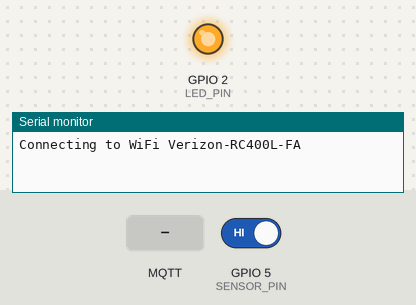
The sketch below on a simulated ESP32. On the bench: output pins drawn as LEDs (lit = HIGH), the last lines printed to the serial monitor. Inputs (shaded band) come from the test bench; at power-on: GPIO 5 (SENSOR_PIN) HIGH. WiFi joins after 1.5 s; servers stay silent unless stated; random numbers use the default seed unless the sketch sets one; no MQTT or app messages arrive unless stated.

Above: at 0.1 s.
At 3.0 s:
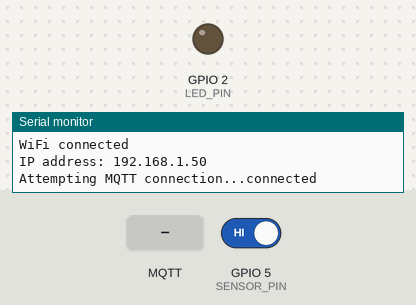
3.1 s: GPIO 5 (SENSOR_PIN) driven LOW
4.6 s: MQTT message "pir" arrives on the first subscribed topic
6.1 s: MQTT message "esp32/sensor_check" arrives on the first subscribed topic
7.6 s: MQTT message "esp32/sleep" arrives on the first subscribed topic
9.1 s: GPIO 5 (SENSOR_PIN) driven HIGH
Timing chart, 0 to 11.6 s (numbered marks = the images above; inputs shaded):
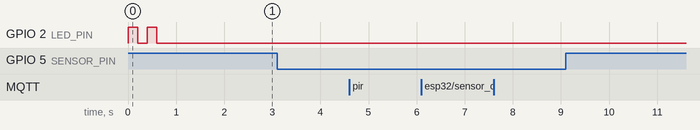

The sketch:

sensor.ino
```cpp
#include <WiFi.h>
#include <PubSubClient.h>
#include <ArduinoJson.h>

// Constants
const char* SSID = "Verizon-RC400L-FA";
const char* WIFI_PASSWORD = "12ff7959";
const char* MQTT_SERVER = "192.168.1.117";
const String SENSOR_NAME = F("house_1");
const String SENSOR_TYPE = F("door");
const String SENSOR_LOC = F("front_door");
const int SENSOR_ID = 1;
const uint16_t MQTT_PORT = 1883;
const int SENSOR_PIN = 5;
const int LED_PIN = 2;

// Global variables
int previousSensorState = HIGH;
WiFiClient espClient;
PubSubClient mqttClient(espClient);
String macAddress;

// Function prototypes
void connectWiFi();
void connectMQTTServer();
void mqttCallback(char* topic, byte* payload, unsigned int length);
void blinkLED(uint8_t times, uint16_t duration);
void publishSensorData(int sensorState);

void setup() {
  Serial.begin(115200);
  pinMode(SENSOR_PIN, INPUT_PULLUP);
  pinMode(LED_PIN, OUTPUT);

  if (SENSOR_TYPE.equals("pir")){
    pinMode(23, OUTPUT);
    digitalWrite(23, LOW);
  }
  WiFi.mode(WIFI_STA);
  WiFi.setHostname("ESP32_Sensor");

  connectWiFi();

  mqttClient.setServer(MQTT_SERVER, MQTT_PORT);
  mqttClient.setCallback(mqttCallback);

  macAddress = WiFi.macAddress();
}

void loop() {
  if (!mqttClient.connected()) {
    connectMQTTServer();
  }

  mqttClient.loop();

  int sensorState = digitalRead(SENSOR_PIN);

  if (sensorState != previousSensorState) {
    publishSensorData(sensorState);
    previousSensorState = sensorState;
  }
}

void connectWiFi() {
  WiFi.disconnect();
  WiFi.begin(SSID, WIFI_PASSWORD);
  Serial.print(F("Connecting to WiFi "));
  Serial.println(SSID);

  uint8_t retries = 0;
  while (WiFi.status() != WL_CONNECTED && retries < 10) {
    blinkLED(2, 200);
    delay(1000);
    Serial.print(F("."));
    retries++;
  }

  if (WiFi.status() == WL_CONNECTED) {
    Serial.println(F("\nWiFi connected"));
    Serial.print(F("IP address: "));
    Serial.println(WiFi.localIP());
  } else {
    Serial.println(F("\nFailed to connect to WiFi"));
    ESP.restart();
  }
}

void connectMQTTServer() {
  while (!mqttClient.connected()) {
    if (WiFi.status() != WL_CONNECTED) {
      connectWiFi();
    }

    Serial.print(F("Attempting MQTT connection..."));
    String clientId = "ESP32_" + String(random(0xffff), HEX);

    if (mqttClient.connect(clientId.c_str())) {
      Serial.println(F("connected"));
      mqttClient.subscribe("esp32/sensor_check");
      mqttClient.subscribe("esp32/sleep");
    } else {
      Serial.print(F("failed, rc="));
      Serial.print(mqttClient.state());
      Serial.println(F(" trying again in 5 seconds"));
      blinkLED(3, 200);
      delay(5000);
    }
  }
}

void mqttCallback(char* topic, byte* payload, unsigned int length) {
  Serial.print(F("Message arrived ["));
  Serial.print(topic);
  Serial.print(F("] "));

  char messageTemp[length + 1];
  memcpy(messageTemp, payload, length);
  messageTemp[length] = '\0';
  Serial.println(messageTemp);

  if (String(topic) == "esp32/sensor_check") {
    String pongTopic = "esp32/sensor_check/" + macAddress;
    mqttClient.publish(pongTopic.c_str(), "pong");
  }

  if (String(topic) == "esp32/sleep") {
    String pongTopic = "esp32/sleep/" + macAddress;
    mqttClient.publish(pongTopic.c_str(), "slept");
    Serial.print(F("Sleep for: "));
    Serial.println(messageTemp);

    long sleepDuration = atol(messageTemp);
    ESP.deepSleep(sleepDuration * 1e6);
  }
}

void blinkLED(uint8_t times, uint16_t duration) {
  for (uint8_t i = 0; i < times; i++) {
    digitalWrite(LED_PIN, HIGH);
    delay(duration);
    digitalWrite(LED_PIN, LOW);
    delay(200);
  }
}

void publishSensorData(int sensorState) {
  StaticJsonDocument<256> doc;
  doc["mac_address"] = macAddress;
  doc["sensor_name"] = SENSOR_NAME;
  doc["sensor_type"] = SENSOR_TYPE;
  doc["sensor_loc"] = SENSOR_LOC;
  doc["sensor_id"] = SENSOR_ID;

  if (sensorState == LOW) {
    Serial.println(F("Sensor triggered!"));
    doc["event"] = "triggered";
  } else {
    Serial.println(F("Sensor released!"));
    doc["event"] = "released";
  }

  char buffer[256];
  size_t n = serializeJson(doc, buffer, sizeof(buffer));
  String dataTopic = "esp32/sensor_data/" + macAddress;
  mqttClient.publish(dataTopic.c_str(), buffer, n);
}
```
